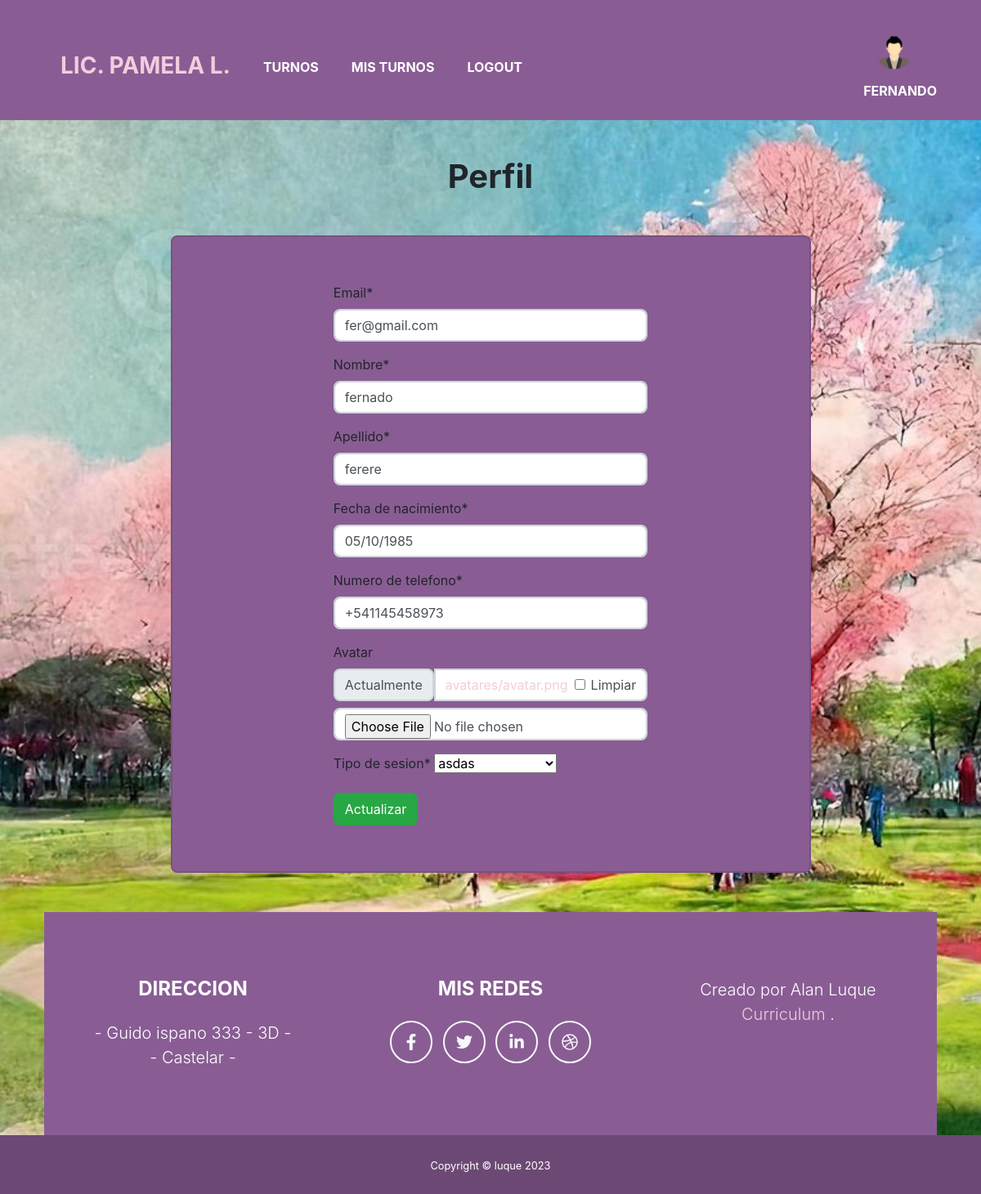
The page /perfil/ (signed in) on the database its author committed.
### apps/login/models.py (models this page shows, shortened)
class Acount(models.Model): # acount esta vinculado con lo usuario de django
    user = models.ForeignKey(User, on_delete=models.CASCADE, null=False, blank=False)
    type_session = models.ForeignKey(TypeSession, on_delete=models.PROTECT, default=3)
    email = models.EmailField(unique=True) # se inicia sesion con el email
    imgAvatar = models.ImageField(default="avatares/avatar.png", upload_to="avatares/")
    name = models.CharField(max_length=50)
    lastName = models.CharField(max_length=50)
    date = models.DateField() # fecha de nacimiento
    phone = models.CharField(max_length=16)
    is_admin = models.BooleanField(default=False)

### apps/agenda/models.py (models this page shows)
class TypeSession(models.Model): # el tipo de sesion q tendra el paciente
    remote = models.BooleanField(default=False)
    in_group = models.BooleanField(default=False)
    social_rounds = models.BooleanField(default=False) #obra social si o no
    price = models.IntegerField()
    name = models.CharField(max_length=50, default="nombre")

### decorators.py (the view)
    @login_required
    def custom_function(request, *args, **kwargs): # valida si un usuario tiene cuenta
        try:
            account = Acount.objects.get(user_id=request.user)
            return function(request, *args, **kwargs)
        except Acount.DoesNotExist:
            return redirect(reverse_lazy('acount'))

### apps/login/forms.py
class AcountForm(forms.ModelForm):
    sessions = TypeSession.objects.all()
    session_choices = []
    for session in sessions:
        session_choices.append((session, session.name))
    typeSession = forms.ChoiceField(label="Tipo de sesion",choices=session_choices, required=True)
    email = forms.EmailField(label="Email") # se inicia sesion con el email
    imgAvatar = forms.ImageField(label="Avatar", required=False)
    name = forms.CharField(label="Nombre")
    lastName = forms.CharField(label="Apellido")
    date = forms.DateField(label="Fecha de nacimiento") # fecha de nacimiento
    phone = forms.CharField(label="Numero de telefono")
    class Meta:
        model = Acount
        fields = ('email', 'name', 'lastName', 'date', 'phone', 'imgAvatar')

### apps/agenda/views.py (called while the page is built, shortened)
def perfil(request): # eidicion del perfil de usuario actual
    context = {
        "tittle": "Perfil",
        "boton_name": "Actualizar",
    }
    if request.method == "GET":
        account = Acount.objects.get(user=request.user)
        sessions = TypeSession.objects.all()
        session_choices = []
        for session in sessions:
            session_choices.append((session, session.name))
        form = AcountForm(instance=account)  # Inicializa el formulario con la instancia
        form.fields['typeSession'].choices = session_choices
        context["form"] = form
    return render(request, "agenda/perfil.html", context)

### apps/agenda/templates/agenda/perfil.html (shortened to what this page needs)
{% extends 'core/base.html' %}
{% load static %}
{% load crispy_forms_tags %}
{% block title_h1 %}
        {{ tittle }}
{% endblock title_h1 %}
{% block content %}
        <div style="width: 75%; margin: auto" class="py-2 my-5 align-items-center bg-secondary card" >
                <form action="{% url 'perfil' %}" method="post", class="align-items-center p-5" enctype="multipart/form-data">
                        {{ form|crispy }}
                        <button type="submit", class="btn btn-success">{{ boton_name }}</button>
                </form>
        </div>
{% endblock content %}

### apps/core/templates/core/navBar.html (shortened to what this page needs)
<!DOCTYPE html>
<html lang="es">
    <head>
        {% load static %}
        <link href="{% static 'core/css/styles.css' %}" rel="stylesheet" />
        <link rel="stylesheet" href="https://cdnjs.cloudflare.com/ajax/libs/font-awesome/5.15.3/css/all.min.css">
    </head>
    <body id="page-top">
<div class="container mb-5">
<nav class="navbar navbar-expand-lg bg-secondary text-uppercase fixed-top pb-2" id="mainNav">
    <div class="container">
      <div class="collapse navbar-collapse" id="navbarSupportedContent">
        <ul class="navbar-nav me-auto mb-2 mb-lg-0">
            <li class="navbar-brand mx-0 mx-lg-1"><a class="nav-link py-0 px-0 px-lg-3 rounded" href="{% url 'home' %}">Lic. Pamela L.</a></li>
            {% if user.is_authenticated %}
                {% if request.is_admin %}
                <li class="nav-item mx-0 mx-lg-1"><a class="nav-link py-3 px-0 px-lg-3 rounded" href="{% url 'admin_turn' 0 %}">Turnos</a></li>
                <li class="nav-item mx-0 mx-lg-1"><a class="nav-link py-3 px-0 px-lg-3 rounded" href="{% url 'home-edit' %}">Administrar pagina</a></li>
                <li class="nav-item mx-0 mx-lg-1"><a class="nav-link py-3 px-0 px-lg-3 rounded" href="{% url 'typeSession' %}">Tipo de sesion</a></li>
                <li class="nav-item mx-0 mx-lg-1"><a class="nav-link py-3 px-0 px-lg-3 rounded" href="{% url 'cuentas' %}">cuentas</a></li>
                {% else %}
                <li class="nav-item mx-0 mx-lg-1"><a class="nav-link py-3 px-0 px-lg-3 rounded" href="{% url 'turns' %}">Turnos</a></li>
                <li class="nav-item mx-0 mx-lg-1"><a class="nav-link py-3 px-0 px-lg-3 rounded" href="{% url 'my-turns' %}">Mis turnos</a></li>
                {% endif %}
                <li class="nav-item mx-0 mx-lg-1"><a class="nav-link py-3 px-0 px-lg-3 rounded" href="{% url 'logout' %}">Logout</a></li>
            {% else %}
                <li class="nav-item mx-0 mx-lg-1"><a class="nav-link py-3 px-0 px-lg-3 rounded" href="{% url 'login' %}">Login</a></li>
                <li class="nav-item mx-0 mx-lg-1"><a class="nav-link py-3 px-0 px-lg-3 rounded" href="{% url 'register' %}">Register</a></li>
            {% endif %}
        </ul>
      </div>
      <div class="d-flex align-items-center">
        <div class="dropdown text-center">
          <a
            class=" d-flex align-items-center"
            href="{% url 'perfil' %}"
            id="navbarDropdownMenuAvatar"
            role="button"
            data-mdb-toggle="dropdown"
            aria-expanded="false"
          >
            <img
              src="/media/{{request.imgAvatar}}"
              class="rounded-circle"
              height="75"
              alt="Black and White Portrait of a Man"
              loading="lazy"
            />
          </a>
          <p class="text-white">{{user.username}}</p>
        </div>
      </div>
    </div>
  </nav>
</div>
        <div class="container pt-5">
          {% block base %}
          {% endblock base %}
        </div>
        <div class="copyright py-4 text-center text-white">
            <div class="container"><small>Copyright &copy; luque 2023</small></div>
        </div>
    </body>
</html>

### rows shown on the page
Acount: imgAvatar (placeholder picture), email "fer@gmail.com", name "fernado", lastName "ferere", date "05/10/1985", phone "+541145458973"

### other values the page prints
{{ user.username }} "FERNANDO"
{{ tittle }} "Perfil"
{{ boton_name }} "Actualizar"
